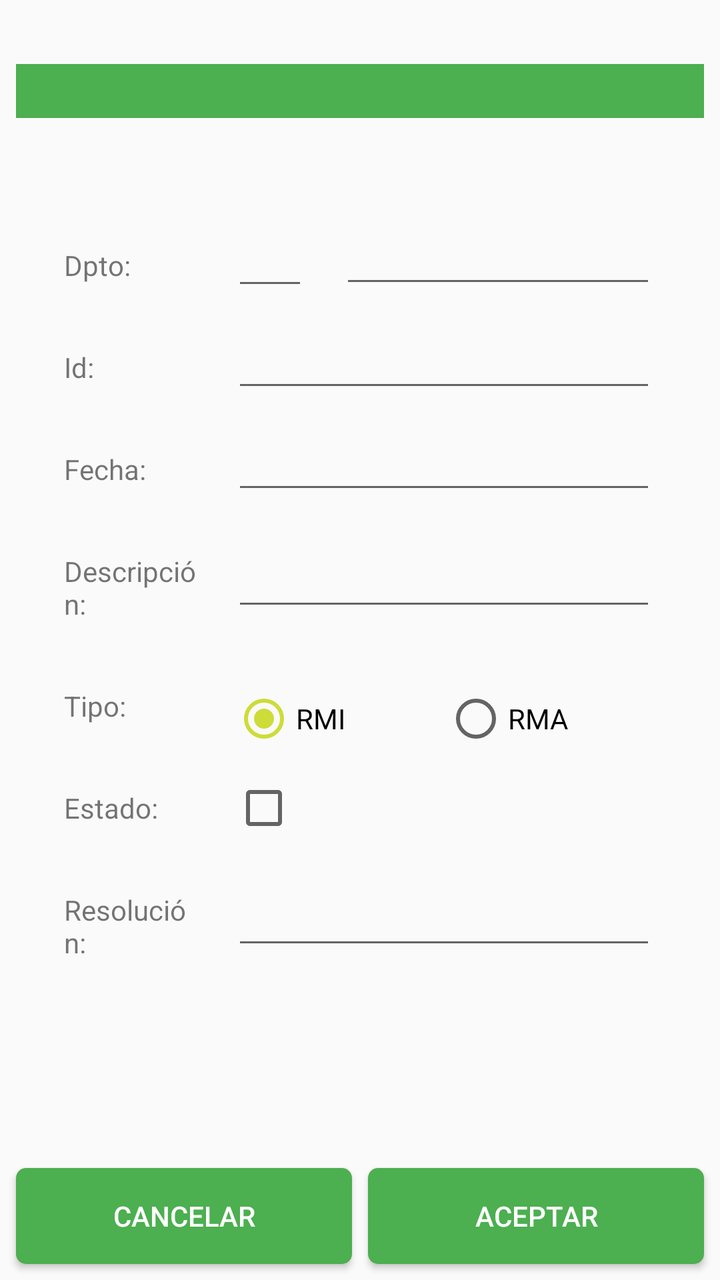
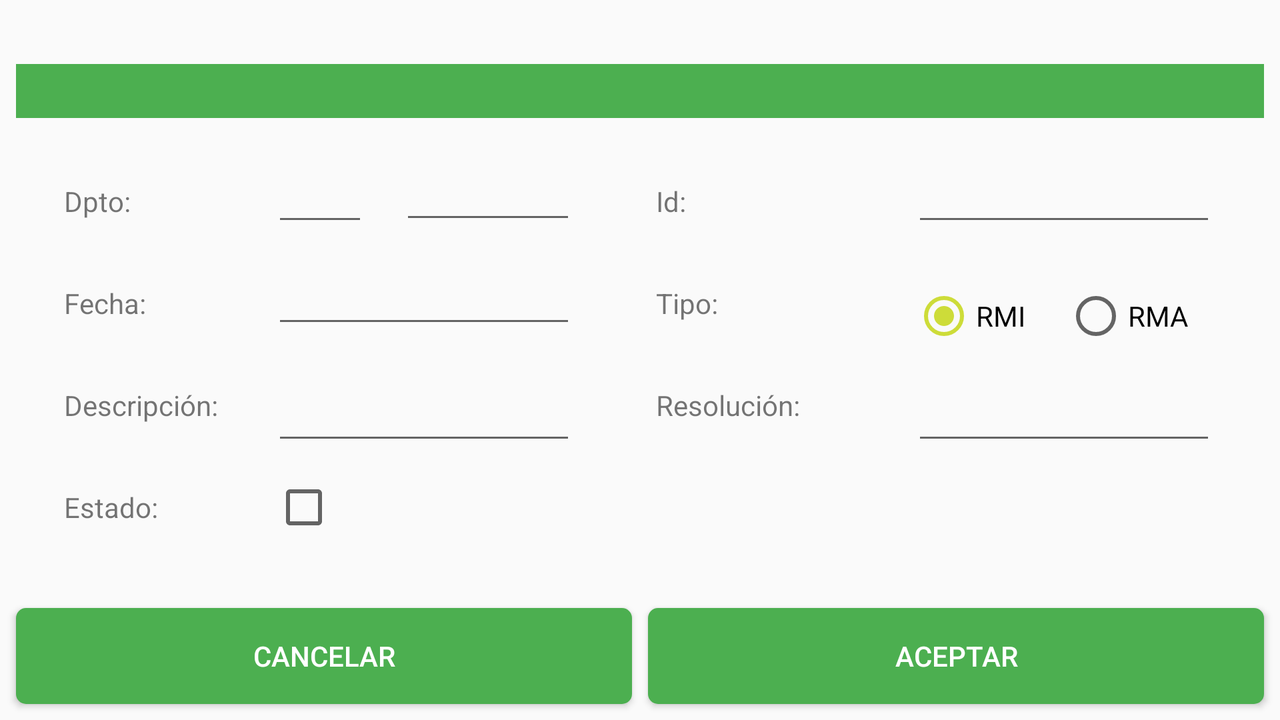

Compare how this app lays out the same screen by default and in its alternative resource folder. The renders come first, then the two layout files and the values they reference.
<!-- AndroidManifest.xml: application theme AppTheme -->
<!-- res/layout/fragment_mto_incs.xml -->
<?xml version="1.0" encoding="utf-8"?>

<androidx.constraintlayout.widget.ConstraintLayout xmlns:android="http://schemas.android.com/apk/res/android"
    xmlns:app="http://schemas.android.com/apk/res-auto"
    xmlns:tools="http://schemas.android.com/tools"
    android:layout_width="match_parent"
    android:layout_height="match_parent"
    tools:context=".vista.fragmentos.MtoIncsFragment">

    <TextView
        android:id="@+id/tvIncCabecera"
        android:layout_width="0dp"
        android:layout_height="wrap_content"
        android:layout_marginStart="8dp"
        android:layout_marginTop="32dp"
        android:layout_marginEnd="8dp"
        android:background="@color/colorPrimary"
        android:gravity="center_horizontal"
        android:textColor="@android:color/white"
        android:textSize="20sp"
        android:textStyle="bold"
        app:layout_constraintEnd_toEndOf="parent"
        app:layout_constraintStart_toStartOf="parent"
        app:layout_constraintTop_toTopOf="parent" />

    <TextView
        android:id="@+id/tvIncDpto"
        android:layout_width="0dp"
        android:layout_height="wrap_content"
        android:layout_marginStart="32dp"
        android:layout_marginTop="64dp"
        android:layout_marginEnd="8dp"
        android:text="@string/tv_Inc_Dpto"
        app:layout_constraintEnd_toStartOf="@+id/glineMtoIncs1"
        app:layout_constraintStart_toStartOf="parent"
        app:layout_constraintTop_toBottomOf="@+id/tvIncCabecera" />

    <EditText
        android:id="@+id/etIncDptoId"
        android:layout_width="0dp"
        android:layout_height="wrap_content"
        android:layout_marginStart="8dp"
        android:layout_marginEnd="8dp"
        android:ems="10"
        android:inputType="text|textNoSuggestions"
        app:layout_constraintBaseline_toBaselineOf="@+id/tvIncDpto"
        app:layout_constraintEnd_toEndOf="@id/glineMtoIncs2"
        app:layout_constraintStart_toStartOf="@+id/glineMtoIncs1" />

    <EditText
        android:id="@+id/etIncDptoNombre"
        android:layout_width="0dp"
        android:layout_height="wrap_content"
        android:layout_marginStart="8dp"
        android:layout_marginEnd="32dp"
        android:ems="10"
        android:inputType="text|textNoSuggestions"
        android:textSize="14sp"
        app:layout_constraintBaseline_toBaselineOf="@+id/etIncDptoId"
        app:layout_constraintEnd_toEndOf="parent"
        app:layout_constraintStart_toStartOf="@id/glineMtoIncs2" />

    <TextView
        android:id="@+id/tvIncId"
        android:layout_width="0dp"
        android:layout_height="wrap_content"
        android:layout_marginStart="32dp"
        android:layout_marginTop="32dp"
        android:layout_marginEnd="8dp"
        android:text="@string/tv_Inc_Id"
        app:layout_constraintEnd_toStartOf="@+id/glineMtoIncs1"
        app:layout_constraintStart_toStartOf="parent"
        app:layout_constraintTop_toBottomOf="@+id/tvIncDpto" />

    <EditText
        android:id="@+id/etIncId"
        android:layout_width="0dp"
        android:layout_height="wrap_content"
        android:layout_marginStart="8dp"
        android:layout_marginEnd="32dp"
        android:ems="10"
        android:inputType="textNoSuggestions|number"
        app:layout_constraintBaseline_toBaselineOf="@+id/tvIncId"
        app:layout_constraintEnd_toEndOf="parent"
        app:layout_constraintHorizontal_bias="0.0"
        app:layout_constraintStart_toStartOf="@+id/glineMtoIncs1" />

    <TextView
        android:id="@+id/tvIncFecha"
        android:layout_width="0dp"
        android:layout_height="wrap_content"
        android:layout_marginStart="32dp"
        android:layout_marginTop="32dp"
        android:layout_marginEnd="8dp"
        android:text="@string/tv_Inc_Fecha"
        app:layout_constraintEnd_toStartOf="@+id/glineMtoIncs1"
        app:layout_constraintStart_toStartOf="parent"
        app:layout_constraintTop_toBottomOf="@+id/tvIncId" />

    <EditText
        android:id="@+id/etIncFecha"
        android:layout_width="0dp"
        android:layout_height="wrap_content"
        android:layout_marginStart="8dp"
        android:layout_marginEnd="32dp"
        android:ems="10"
        android:inputType="text|textNoSuggestions"
        app:layout_constraintBaseline_toBaselineOf="@+id/tvIncFecha"
        app:layout_constraintEnd_toEndOf="parent"
        app:layout_constraintStart_toStartOf="@+id/glineMtoIncs1" />

    <TextView
        android:id="@+id/tvIncDescripcion"
        android:layout_width="0dp"
        android:layout_height="wrap_content"
        android:layout_marginStart="32dp"
        android:layout_marginTop="32dp"
        android:layout_marginEnd="8dp"
        android:text="@string/tv_Inc_Descripcion"
        app:layout_constraintEnd_toStartOf="@+id/glineMtoIncs1"
        app:layout_constraintStart_toStartOf="parent"
        app:layout_constraintTop_toBottomOf="@+id/tvIncFecha" />

    <EditText
        android:id="@+id/etIncDescripcion"
        android:layout_width="0dp"
        android:layout_height="wrap_content"
        android:layout_marginStart="8dp"
        android:layout_marginEnd="32dp"
        android:ems="10"
        android:inputType="textMultiLine|textNoSuggestions"
        android:lines="2"
        android:maxLines="2"
        android:textSize="14sp"
        app:layout_constraintBaseline_toBaselineOf="@+id/tvIncDescripcion"
        app:layout_constraintEnd_toEndOf="parent"
        app:layout_constraintStart_toStartOf="@+id/glineMtoIncs1" />

    <TextView
        android:id="@+id/tvIncTipo"
        android:layout_width="0dp"
        android:layout_height="wrap_content"
        android:layout_marginStart="32dp"
        android:layout_marginTop="32dp"
        android:layout_marginEnd="8dp"
        android:text="@string/tv_Inc_Tipo"
        app:layout_constraintEnd_toStartOf="@+id/glineMtoIncs1"
        app:layout_constraintStart_toStartOf="parent"
        app:layout_constraintTop_toBottomOf="@+id/tvIncDescripcion" />

    <RadioGroup
        android:id="@+id/rgIncTipo"
        android:layout_width="0dp"
        android:layout_height="wrap_content"
        android:layout_marginStart="8dp"
        android:layout_marginEnd="32dp"
        android:checkedButton="@+id/rbIncTipoRMI"
        android:orientation="horizontal"
        app:layout_constraintEnd_toEndOf="parent"
        app:layout_constraintHorizontal_bias="0.0"
        app:layout_constraintStart_toStartOf="@+id/glineMtoIncs1"
        app:layout_constraintTop_toTopOf="@+id/tvIncTipo">

        <RadioButton
            android:id="@+id/rbIncTipoRMI"
            android:layout_width="match_parent"
            android:layout_height="wrap_content"
            android:layout_weight="1"
            android:text="@string/rb_Inc_TipoRMI"
            tools:layout_editor_absoluteX="199dp"
            tools:layout_editor_absoluteY="345dp" />

        <RadioButton
            android:id="@+id/rbIncTipoRMA"
            android:layout_width="match_parent"
            android:layout_height="wrap_content"
            android:layout_weight="1"
            android:text="@string/rb_Inc_TipoRMA"
            tools:layout_editor_absoluteX="142dp"
            tools:layout_editor_absoluteY="385dp" />
    </RadioGroup>

    <TextView
        android:id="@+id/tvIncEstado"
        android:layout_width="0dp"
        android:layout_height="wrap_content"
        android:layout_marginStart="32dp"
        android:layout_marginTop="32dp"
        android:layout_marginEnd="8dp"
        android:text="@string/tv_Inc_Estado"
        app:layout_constraintEnd_toStartOf="@+id/glineMtoIncs1"
        app:layout_constraintStart_toStartOf="parent"
        app:layout_constraintTop_toBottomOf="@+id/tvIncTipo" />

    <CheckBox
        android:id="@+id/cbIncEstado"
        android:layout_width="0dp"
        android:layout_height="wrap_content"
        android:layout_marginStart="8dp"
        android:layout_marginEnd="32dp"
        app:layout_constraintBaseline_toBaselineOf="@+id/tvIncEstado"
        app:layout_constraintEnd_toEndOf="parent"
        app:layout_constraintStart_toStartOf="@+id/glineMtoIncs1" />

    <TextView
        android:id="@+id/tvIncResolucion"
        android:layout_width="0dp"
        android:layout_height="wrap_content"
        android:layout_marginStart="32dp"
        android:layout_marginTop="32dp"
        android:layout_marginEnd="8dp"
        android:text="@string/tv_Inc_Resolucion"
        app:layout_constraintEnd_toStartOf="@+id/glineMtoIncs1"
        app:layout_constraintStart_toStartOf="parent"
        app:layout_constraintTop_toBottomOf="@+id/tvIncEstado" />

    <EditText
        android:id="@+id/etIncResolucion"
        android:layout_width="0dp"
        android:layout_height="wrap_content"
        android:layout_marginStart="8dp"
        android:layout_marginEnd="32dp"
        android:ems="10"
        android:inputType="textMultiLine|textNoSuggestions"
        android:lines="2"
        android:maxLines="2"
        android:textSize="14sp"
        app:layout_constraintBaseline_toBaselineOf="@+id/tvIncResolucion"
        app:layout_constraintEnd_toEndOf="parent"
        app:layout_constraintStart_toStartOf="@+id/glineMtoIncs1" />

    <Button
        android:id="@+id/btCancelar"
        style="@style/StyleButtons"
        android:layout_width="0dp"
        android:layout_height="wrap_content"
        android:layout_marginStart="8dp"
        android:layout_marginBottom="8dp"
        android:text="@string/bt_Cancelar"
        app:layout_constraintBottom_toBottomOf="parent"
        app:layout_constraintEnd_toStartOf="@+id/btAceptar"
        app:layout_constraintHorizontal_bias="0.5"
        app:layout_constraintStart_toStartOf="parent" />

    <Button
        android:id="@+id/btAceptar"
        style="@style/StyleButtons"
        android:layout_width="0dp"
        android:layout_height="wrap_content"
        android:layout_marginStart="8dp"
        android:layout_marginEnd="8dp"
        android:text="@string/bt_Aceptar"
        app:layout_constraintBaseline_toBaselineOf="@+id/btCancelar"
        app:layout_constraintEnd_toEndOf="parent"
        app:layout_constraintHorizontal_bias="0.5"
        app:layout_constraintStart_toEndOf="@+id/btCancelar" />

    <androidx.constraintlayout.widget.Guideline
        android:id="@+id/glineMtoIncs1"
        android:layout_width="wrap_content"
        android:layout_height="wrap_content"
        android:orientation="vertical"
        app:layout_constraintGuide_percent="0.3" />

    <androidx.constraintlayout.widget.Guideline
        android:id="@+id/glineMtoIncs2"
        android:layout_width="wrap_content"
        android:layout_height="wrap_content"
        android:orientation="vertical"
        app:layout_constraintGuide_percent="0.45" />

</androidx.constraintlayout.widget.ConstraintLayout>
<!-- resources referenced by this layout -->
<resources>
  <color name="colorPrimary">#4CAF50</color>
  <string name="bt_Aceptar">Aceptar</string>
  <string name="bt_Cancelar">Cancelar</string>
  <string name="rb_Inc_TipoRMA">RMA</string>
  <string name="rb_Inc_TipoRMI">RMI</string>
  <string name="tv_Inc_Descripcion">Descripción:</string>
  <string name="tv_Inc_Dpto">Dpto:</string>
  <string name="tv_Inc_Estado">Estado:</string>
  <string name="tv_Inc_Fecha">Fecha:</string>
  <string name="tv_Inc_Id">Id:</string>
  <string name="tv_Inc_Resolucion">Resolución:</string>
  <string name="tv_Inc_Tipo">Tipo:</string>
  <style name="StyleButtons">
          <item name="android:textColor">@android:color/white</item>
          <item name="android:background">@drawable/bt_acciones_selector</item>
      </style>
  <style name="AppTheme" parent="Theme.AppCompat.Light.DarkActionBar">
          
          <item name="colorPrimary">@color/colorPrimary</item>
          <item name="colorPrimaryDark">@color/colorPrimaryDark</item>
          <item name="colorAccent">@color/colorAccent</item>
      </style>
  <!-- drawable bt_acciones_selector (drawable) -->
  <?xml version="1.0" encoding="utf-8"?>
  
  <selector xmlns:android="http://schemas.android.com/apk/res/android">
  
      <item android:state_enabled="true">
          <shape>
              <solid android:color="@color/colorPrimary" />
              <corners android:radius="5dp" />
          </shape>
      </item>
      <item android:state_enabled="false">
          <shape>
              <solid android:color="@color/colorAccent" />
              <corners android:radius="5dp" />
          </shape>
      </item>
  
  </selector>
  <color name="colorPrimaryDark">#388E3C</color>
  <color name="colorAccent">#CDDC39</color>
</resources>
<!-- res/layout-land/fragment_mto_incs.xml (the repository's variant of the layout above) -->
<!-- drawn on the phone turned sideways -->
<?xml version="1.0" encoding="utf-8"?>
<androidx.constraintlayout.widget.ConstraintLayout xmlns:android="http://schemas.android.com/apk/res/android"
    xmlns:app="http://schemas.android.com/apk/res-auto"
    xmlns:tools="http://schemas.android.com/tools"
    android:layout_width="match_parent"
    android:layout_height="match_parent"
    tools:context=".vista.fragmentos.MtoIncsFragment">

    <TextView
        android:id="@+id/tvIncCabecera"
        android:layout_width="0dp"
        android:layout_height="wrap_content"
        android:layout_marginStart="8dp"
        android:layout_marginTop="32dp"
        android:layout_marginEnd="8dp"
        android:background="@color/colorPrimary"
        android:gravity="center_horizontal"
        android:textColor="@android:color/white"
        android:textSize="20sp"
        android:textStyle="bold"
        app:layout_constraintEnd_toEndOf="parent"
        app:layout_constraintStart_toStartOf="parent"
        app:layout_constraintTop_toTopOf="parent" />

    <TextView
        android:id="@+id/tvIncDpto"
        android:layout_width="0dp"
        android:layout_height="wrap_content"
        android:layout_marginStart="32dp"
        android:layout_marginTop="32dp"
        android:layout_marginEnd="8dp"
        android:text="@string/tv_Inc_Dpto"
        app:layout_constraintEnd_toStartOf="@+id/glineMtoIncs1"
        app:layout_constraintStart_toStartOf="parent"
        app:layout_constraintTop_toBottomOf="@+id/tvIncCabecera" />

    <EditText
        android:id="@+id/etIncDptoId"
        android:layout_width="0dp"
        android:layout_height="wrap_content"
        android:layout_marginStart="8dp"
        android:layout_marginEnd="8dp"
        android:ems="10"
        android:inputType="text|textNoSuggestions"
        app:layout_constraintBaseline_toBaselineOf="@+id/tvIncDpto"
        app:layout_constraintEnd_toEndOf="@id/glineMtoIncs4"
        app:layout_constraintStart_toStartOf="@+id/glineMtoIncs1" />

    <EditText
        android:id="@+id/etIncDptoNombre"
        android:layout_width="0dp"
        android:layout_height="wrap_content"
        android:layout_marginStart="8dp"
        android:layout_marginEnd="32dp"
        android:ems="10"
        android:inputType="text|textNoSuggestions"
        android:textSize="14sp"
        app:layout_constraintBaseline_toBaselineOf="@+id/etIncDptoId"
        app:layout_constraintEnd_toEndOf="@id/glineMtoIncs2"
        app:layout_constraintStart_toStartOf="@id/glineMtoIncs4" />

    <TextView
        android:id="@+id/tvIncId"
        android:layout_width="0dp"
        android:layout_height="wrap_content"
        android:layout_marginStart="8dp"
        android:layout_marginEnd="8dp"
        android:text="@string/tv_Inc_Id"
        app:layout_constraintBaseline_toBaselineOf="@id/etIncDptoNombre"
        app:layout_constraintEnd_toStartOf="@+id/glineMtoIncs3"
        app:layout_constraintStart_toStartOf="@+id/glineMtoIncs2" />

    <EditText
        android:id="@+id/etIncId"
        android:layout_width="0dp"
        android:layout_height="wrap_content"
        android:layout_marginStart="8dp"
        android:layout_marginEnd="32dp"
        android:ems="10"
        android:inputType="textNoSuggestions|number"
        app:layout_constraintBaseline_toBaselineOf="@+id/tvIncId"
        app:layout_constraintEnd_toEndOf="parent"
        app:layout_constraintStart_toStartOf="@+id/glineMtoIncs3" />

    <TextView
        android:id="@+id/tvIncFecha"
        android:layout_width="0dp"
        android:layout_height="wrap_content"
        android:layout_marginStart="32dp"
        android:layout_marginTop="32dp"
        android:layout_marginEnd="8dp"
        android:text="@string/tv_Inc_Fecha"
        app:layout_constraintEnd_toStartOf="@+id/glineMtoIncs1"
        app:layout_constraintStart_toStartOf="parent"
        app:layout_constraintTop_toBottomOf="@+id/tvIncDpto" />

    <EditText
        android:id="@+id/etIncFecha"
        android:layout_width="0dp"
        android:layout_height="wrap_content"
        android:layout_marginStart="8dp"
        android:layout_marginEnd="32dp"
        android:ems="10"
        android:inputType="text|textNoSuggestions"
        app:layout_constraintBaseline_toBaselineOf="@+id/tvIncFecha"
        app:layout_constraintEnd_toEndOf="@id/glineMtoIncs2"
        app:layout_constraintStart_toStartOf="@+id/glineMtoIncs1" />

    <TextView
        android:id="@+id/tvIncTipo"
        android:layout_width="0dp"
        android:layout_height="wrap_content"
        android:layout_marginStart="8dp"
        android:layout_marginEnd="8dp"
        android:text="@string/tv_Inc_Tipo"
        app:layout_constraintBaseline_toBaselineOf="@+id/etIncFecha"
        app:layout_constraintEnd_toStartOf="@+id/glineMtoIncs3"
        app:layout_constraintStart_toStartOf="@+id/glineMtoIncs2" />

    <RadioGroup
        android:id="@+id/rgIncTipo"
        android:layout_width="0dp"
        android:layout_height="wrap_content"
        android:layout_marginStart="8dp"
        android:layout_marginEnd="32dp"
        android:checkedButton="@+id/rbIncTipoRMI"
        android:orientation="horizontal"
        app:layout_constraintEnd_toEndOf="parent"
        app:layout_constraintHorizontal_bias="0.0"
        app:layout_constraintStart_toStartOf="@id/glineMtoIncs3"
        app:layout_constraintTop_toTopOf="@+id/tvIncTipo">

        <RadioButton
            android:id="@+id/rbIncTipoRMI"
            android:layout_width="match_parent"
            android:layout_height="wrap_content"
            android:layout_weight="1"
            android:text="@string/rb_Inc_TipoRMI"
            tools:layout_editor_absoluteX="199dp"
            tools:layout_editor_absoluteY="345dp" />

        <RadioButton
            android:id="@+id/rbIncTipoRMA"
            android:layout_width="match_parent"
            android:layout_height="wrap_content"
            android:layout_weight="1"
            android:text="@string/rb_Inc_TipoRMA"
            tools:layout_editor_absoluteX="142dp"
            tools:layout_editor_absoluteY="385dp" />
    </RadioGroup>

    <TextView
        android:id="@+id/tvIncDescripcion"
        android:layout_width="0dp"
        android:layout_height="wrap_content"
        android:layout_marginStart="32dp"
        android:layout_marginTop="32dp"
        android:layout_marginEnd="8dp"
        android:text="@string/tv_Inc_Descripcion"
        app:layout_constraintEnd_toStartOf="@+id/glineMtoIncs1"
        app:layout_constraintStart_toStartOf="parent"
        app:layout_constraintTop_toBottomOf="@+id/tvIncFecha" />

    <EditText
        android:id="@+id/etIncDescripcion"
        android:layout_width="0dp"
        android:layout_height="wrap_content"
        android:layout_marginStart="8dp"
        android:layout_marginEnd="32dp"
        android:ems="10"
        android:inputType="textMultiLine|textNoSuggestions"
        android:lines="2"
        android:maxLines="2"
        android:textSize="14sp"
        app:layout_constraintBaseline_toBaselineOf="@+id/tvIncDescripcion"
        app:layout_constraintEnd_toEndOf="@id/glineMtoIncs2"
        app:layout_constraintStart_toStartOf="@+id/glineMtoIncs1" />

    <TextView
        android:id="@+id/tvIncResolucion"
        android:layout_width="0dp"
        android:layout_height="wrap_content"
        android:layout_marginStart="8dp"
        android:layout_marginEnd="8dp"
        android:text="@string/tv_Inc_Resolucion"
        app:layout_constraintBaseline_toBaselineOf="@+id/etIncDescripcion"
        app:layout_constraintEnd_toStartOf="@+id/glineMtoIncs3"
        app:layout_constraintStart_toStartOf="@+id/glineMtoIncs2" />

    <EditText
        android:id="@+id/etIncResolucion"
        android:layout_width="0dp"
        android:layout_height="wrap_content"
        android:layout_marginStart="8dp"
        android:layout_marginEnd="32dp"
        android:ems="10"
        android:inputType="textMultiLine|textNoSuggestions"
        android:lines="2"
        android:maxLines="2"
        android:textSize="14sp"
        app:layout_constraintBaseline_toBaselineOf="@+id/tvIncResolucion"
        app:layout_constraintEnd_toEndOf="parent"
        app:layout_constraintStart_toStartOf="@id/glineMtoIncs3" />

    <TextView
        android:id="@+id/tvIncEstado"
        android:layout_width="0dp"
        android:layout_height="wrap_content"
        android:layout_marginStart="32dp"
        android:layout_marginTop="32dp"
        android:layout_marginEnd="8dp"
        android:text="@string/tv_Inc_Estado"
        app:layout_constraintEnd_toStartOf="@+id/glineMtoIncs1"
        app:layout_constraintStart_toStartOf="parent"
        app:layout_constraintTop_toBottomOf="@+id/tvIncDescripcion" />

    <CheckBox
        android:id="@+id/cbIncEstado"
        android:layout_width="0dp"
        android:layout_height="wrap_content"
        android:layout_marginStart="8dp"
        android:layout_marginEnd="32dp"
        app:layout_constraintBaseline_toBaselineOf="@+id/tvIncEstado"
        app:layout_constraintEnd_toStartOf="@+id/glineMtoIncs2"
        app:layout_constraintStart_toStartOf="@+id/glineMtoIncs1" />

    <Button
        android:id="@+id/btCancelar"
        style="@style/StyleButtons"
        android:layout_width="0dp"
        android:layout_height="wrap_content"
        android:layout_marginStart="8dp"
        android:layout_marginBottom="8dp"
        android:text="@string/bt_Cancelar"
        app:layout_constraintBottom_toBottomOf="parent"
        app:layout_constraintEnd_toStartOf="@+id/btAceptar"
        app:layout_constraintHorizontal_bias="0.5"
        app:layout_constraintStart_toStartOf="parent" />

    <Button
        android:id="@+id/btAceptar"
        style="@style/StyleButtons"
        android:layout_width="0dp"
        android:layout_height="wrap_content"
        android:layout_marginStart="8dp"
        android:layout_marginEnd="8dp"
        android:text="@string/bt_Aceptar"
        app:layout_constraintBaseline_toBaselineOf="@+id/btCancelar"
        app:layout_constraintEnd_toEndOf="parent"
        app:layout_constraintHorizontal_bias="0.5"
        app:layout_constraintStart_toEndOf="@+id/btCancelar" />

    <androidx.constraintlayout.widget.Guideline
        android:id="@+id/glineMtoIncs1"
        android:layout_width="wrap_content"
        android:layout_height="wrap_content"
        android:orientation="vertical"
        app:layout_constraintGuide_percent="0.2" />

    <androidx.constraintlayout.widget.Guideline
        android:id="@+id/glineMtoIncs2"
        android:layout_width="wrap_content"
        android:layout_height="wrap_content"
        android:orientation="vertical"
        app:layout_constraintGuide_percent="0.5" />

    <androidx.constraintlayout.widget.Guideline
        android:id="@+id/glineMtoIncs3"
        android:layout_width="wrap_content"
        android:layout_height="wrap_content"
        android:orientation="vertical"
        app:layout_constraintGuide_percent="0.7" />

    <androidx.constraintlayout.widget.Guideline
        android:id="@+id/glineMtoIncs4"
        android:layout_width="wrap_content"
        android:layout_height="wrap_content"
        android:orientation="vertical"
        app:layout_constraintGuide_percent="0.3" />

</androidx.constraintlayout.widget.ConstraintLayout>
